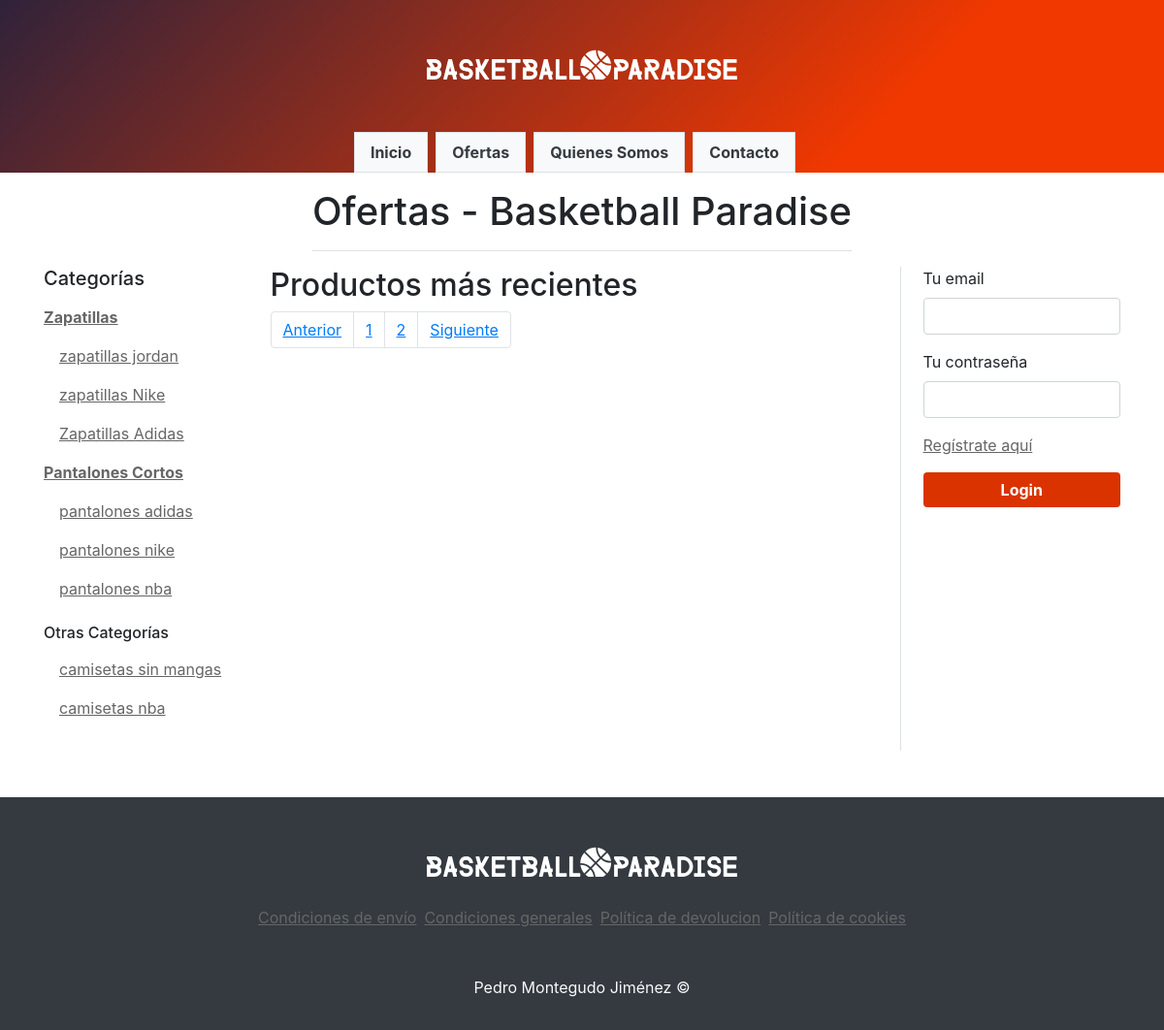
/ofertas.php?pag=0, run on the app's committed database.
### tables this page shows
CREATE TABLE `categories` (
  `id` int(11) NOT NULL,
  `name` varchar(255) NOT NULL,
  `category_id` int(11) DEFAULT NULL COMMENT 'id de la categoria a la que pertenece. NULL si es categoría padre; 0 si no tiene categoría',
  `deleted` tinyint(1) NOT NULL DEFAULT '0'
);

### config/db.php (called while the page is built)
<?php
function conn() {
    try {
        $db = new PDO('mysql:host=localhost;dbname='.DB_NAME, DB_USER, DB_PASS);
        $db->setAttribute(PDO::ATTR_ERRMODE, PDO::ERRMODE_EXCEPTION);
        $db->exec("SET NAMES utf8");
        return $db;
    } catch (PDOException $e) {
        echo "Error: " . $e->getMessage();
        return null;
    }
}

### models/Category.php (called while the page is built, shortened)
<?php
class Category
{
    private $id;
    private $name;
    public function getId()
    {
        return $this->id;
    }
    public function getName()
    {
        return $this->name;
    }
    private static function db()
    {
        return conn();
    }
    public static function getAll($onlyMain = false, $includeDeleted = false)
    {
        $sqlForMain = $onlyMain ? 'WHERE category_id IS NULL' : '';
        $deletedSql = $includeDeleted ? '' : ($onlyMain ? 'AND deleted = 0' : 'WHERE deleted = 0');
        try {
            $stmt = self::db()->prepare("SELECT * FROM categories $sqlForMain $deletedSql");
            $stmt->execute();
            $result = $stmt->fetchAll(PDO::FETCH_CLASS, "Category");
            return $result;
        } catch (Exception $e) {
            echo 'Error: ' . $e->getMessage();
        }
    }
    public static function getAllWithoutParentNotMain()
    {
        try {
            $stmt = self::db()->prepare("SELECT * FROM categories WHERE category_id = 0");
            $stmt->execute();
            $result = $stmt->fetchAll(PDO::FETCH_CLASS, "Category");
            return $result;
        } catch (Exception $e) {
            echo 'Error: ' . $e->getMessage();
        }
    }
    public function getSubcategories($includeDeleted = false)
    {
        $deletedSql = $includeDeleted ? '' : 'AND deleted = 0';
        try {
            $stmt = self::db()->prepare("SELECT * FROM categories WHERE category_id = :category_id $deletedSql ");
            $stmt->execute([':category_id' => $this->id]);
            $stmt->setFetchMode(PDO::FETCH_CLASS, "Category");
            if ($stmt->rowCount() > 0) {
                $categories = $stmt->fetchAll();
                return $categories;
            } else {
                $response = ['type' => 'error', 'message' => 'No se han encontrado datos'];
            }
        } catch (Exception $e) {
            $response =  ['type' => 'error', 'message' => 'Error: ' . $e->getMessage()];
        }
        return $response;
    }
}

### inc/layout/aside-left.php (the view)
<div class="col">
    <h5>Categorías</h5>
    <div class="mb-4">
        <?php
        $mainCategories = Category::getAll(true);
        foreach ($mainCategories as $mainCategory) : ?>
            <a class="nav-link pl-0 font-weight-bold" href="<?= RUTA_HOME ?>productos.php?c=<?= $mainCategory->getId() ?>"><?= $mainCategory->getName() ?></a>
            <?php
            $subcategories = $mainCategory->getSubcategories();
            if (!isset($subcategories['type'])) {
                foreach ($subcategories as $secondaryCategory) : ?>
                    <a class="nav-link" href="<?= RUTA_HOME ?>productos.php?c=<?= $secondaryCategory->getId() ?>"><?= $secondaryCategory->getName() ?></a>
            <?php endforeach;
            }
        endforeach;
        ?>
        <h6 class="mt-3">Otras Categorías</h6>
        <?php
        $categoriesWithoutParentNotMain = Category::getAllWithoutParentNotMain();
        foreach ($categoriesWithoutParentNotMain as $category):
            ?>
            <a class="nav-link" href="<?= RUTA_HOME ?>productos.php?c=<?= $category->getId() ?>"><?= $category->getName() ?></a>
        <?php
        endforeach;
        ?>
    </div>
</div>

### assets/css/main.css (style rules this page uses)
* { box-sizing: border-box; }
html { position: relative; }
body { min-height: 100vh; }
a { color: #666; text-decoration: underline; }

### data on the page
categories: name "Zapatillas"
categories: name "zapatillas jordan"
categories: name "zapatillas Nike"
categories: name "Zapatillas Adidas"
categories: name "Pantalones Cortos"
categories: name "pantalones adidas"
categories: name "pantalones nike"
categories: name "pantalones nba"
categories: name "camisetas sin mangas"
categories: name "camisetas nba"

### other printed values
$link['text'] "Inicio"
$link['text'] "Ofertas"
$link['text'] "Quienes Somos"
$link['text'] "Contacto"
$pageTitle "Ofertas - Basketball Paradise"
